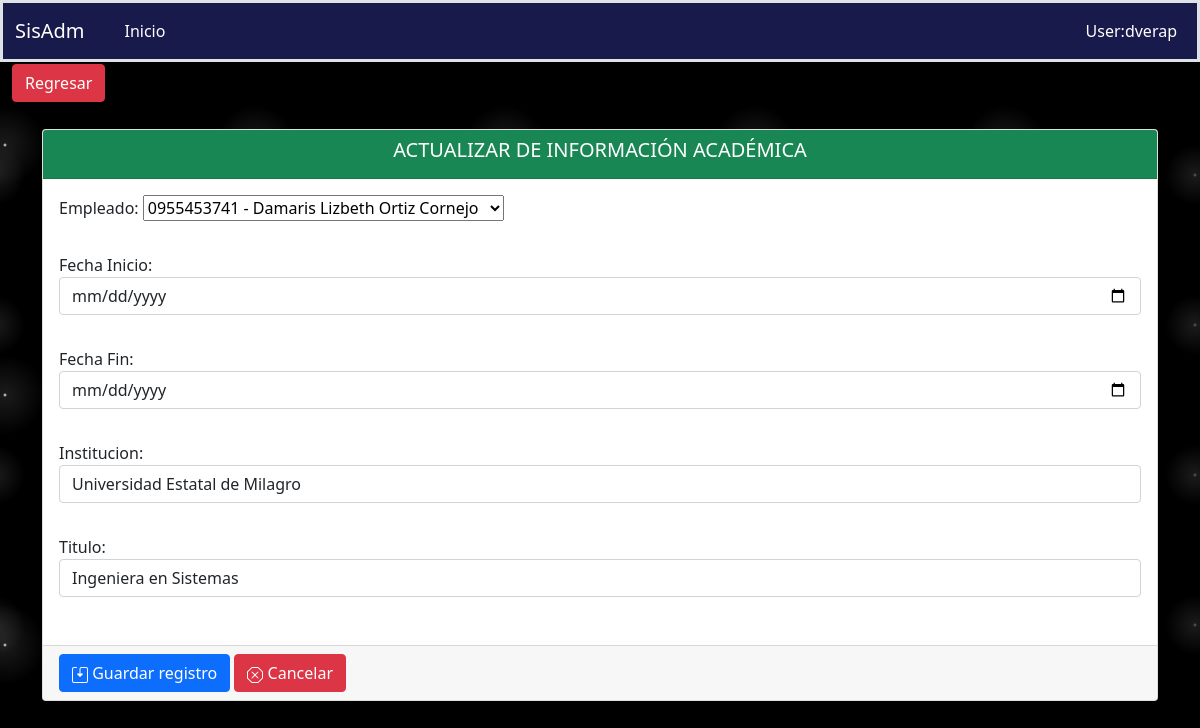
/fichaPersonal/actualizarInfoAcademica/2/, run on the app's committed database.
### aplicaciones/ficha_personal/models.py (models this page shows, shortened)
class InfoAcademica(models.Model):
    empleado = models.ForeignKey(Empleado, on_delete=models.PROTECT, blank=True, null=True)
    fecha_Inicio = models.DateField(blank=True, null=True, auto_now=False)
    fecha_Fin = models.DateField(blank=True, null=True, auto_now=False)
    institucion = models.CharField(max_length=100, blank=True, null=True)
    titulo = models.CharField(max_length=50, blank=True, null=True)
    class Meta:
        verbose_name = "InfoAcademica"
        verbose_name_plural = "InfoAcademicas"
        ordering = ('id',)

### aplicaciones/ficha_personal/views/InformacionAcademica/views.py (the view)
# urls.py: path('actualizarInfoAcademica/<int:pk>/', ActualizarInfoAcademica.as_view(),name='actualizarInfoAcademica'),
class ActualizarInfoAcademica(UpdateView):
    model = InfoAcademica
    template_name = "InformacionAcademica/form.html"
    success_url = reverse_lazy('ficha_Personal:infoAcademica')
    form_class = InfoAcademicaForm
    def get_context_data(self, **kwargs):
        context = super().get_context_data(**kwargs)
        context['action_save'] = self.request.path
        context['titulo'] = 'ACTUALIZAR DE INFORMACIÓN ACADÉMICA'
        context['url_anterior'] = '/fichaPersonal/infoAcademica'
        context['listar_url'] = '/fichaPersonal/infoAcademica'
        return context

### aplicaciones/ficha_personal/forms.py
class InfoAcademicaForm(ModelForm):
    class Meta:
        model = InfoAcademica
        fields = '__all__'
        widgets = {
            'fecha_Inicio': forms.DateInput(format=('%d/%m/%Y'),attrs={'class': 'form-control', 'placeholder': 'Seleccione una fecha','type': 'date'}),
            'fecha_Fin': forms.DateInput(format=('%d/%m/%Y'),attrs={'class': 'form-control', 'placeholder': 'Seleccione una fecha','type': 'date'}),
            'institucion': forms.TextInput(attrs={'class': 'form-control','placeholder':'Ingrese su institución'}),
            'titulo': forms.TextInput(attrs={'class': 'form-control','placeholder':'Titulo obtenido'}),
        }

### aplicaciones/ficha_personal/models.py (called while the page is built)
    def __str__(self):
        return "{} - {}".format(self.cedula, self.nombres)

### aplicaciones/ficha_personal/templates/InformacionAcademica/form.html (shortened to what this page needs)
{% extends 'formulario.html' %}
{% load static %}
{% block controls %}
    {{ form.as_p }}
{% endblock %}

### static/css/estilos.css (style rules this page uses)
body { background-color:black; background-image: radial-gradient(white, rgba(255,255,255,.2) 2px, transparent 40px), radial-gradient(white, rgba(255,255,255,.15) 1px, transparent 30px), radial-gradient(white, rgba(255,255,255,.1) 2px, transparent 40px), radial-gradient(rgba(255,255,255,.4), rgba(255,255,255,.1) 2px, transparent 30px); background-size: 550px 550px, 350px 350px, 250px 250px, 150px 150px; background-position: 0 0, 40px 60px, 130px 270px, 70px 100px; color: #171a4a; }

### data on the page
InfoAcademica: empleado "0955453741 - Damaris Lizbeth Ortiz Cornejo", institucion "Universidad Estatal de Milagro", titulo "Ingeniera en Sistemas"

### other printed values
{{ titulo }} "ACTUALIZAR DE INFORMACIÓN ACADÉMICA"
